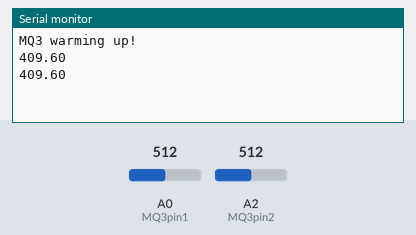
Bench run of a sketch on a simulated Arduino Uno, built with avr-gcc and run on an emulated ATmega328P. Shown: the last lines printed to the serial monitor. Inputs (shaded band) come from the test bench; at power-on: A0 (MQ3pin1) = 512, A2 (MQ3pin2) = 512.

Above: at 1.8 s.
1.9 s: A0 (MQ3pin1) set to 716
At 2.4 s:
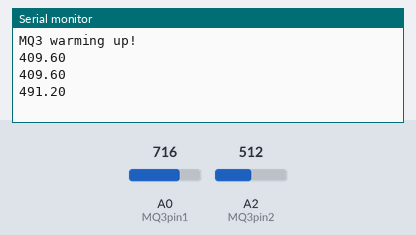
3.4 s: A2 (MQ3pin2) set to 716
At 4.7 s:
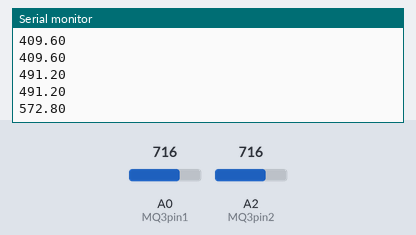
4.9 s: A0 (MQ3pin1) set to 900
At 5.8 s:
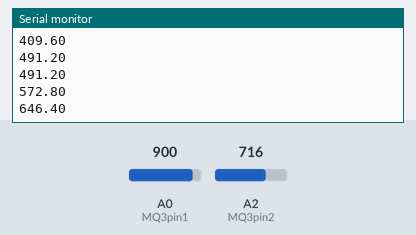
6.4 s: A2 (MQ3pin2) set to 900
At 7.5 s:
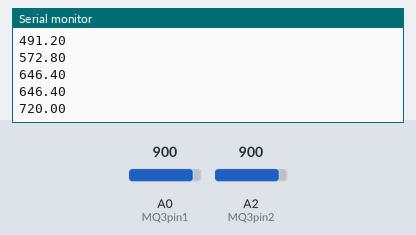
Timing chart, 0 to 8.9 s (numbered marks = the images above; inputs shaded):
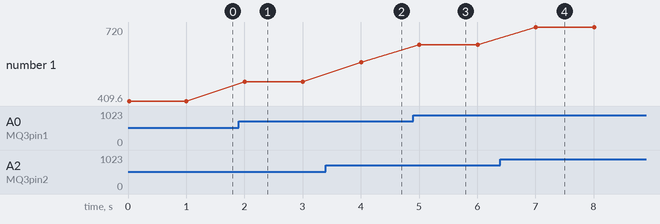

Measured:
- after the input at 1.9 s, the serial monitor: prints a new line after 0.10 s (image 1)
- after the input at 3.4 s, the serial monitor: prints a new line after 0.60 s (image 2)
- after the input at 4.9 s, the serial monitor: prints a new line after 0.10 s (image 3)
- after the input at 6.4 s, the serial monitor: prints a new line after 0.61 s (image 4)
- plotted number 1: 409.6 → 491.2 after the input at 1.9 s, 491.2 → 572.8 after the input at 3.4 s, 572.8 → 646.4 after the input at 4.9 s, 646.4 → 720 after the input at 6.4 s

The sketch:

Arduinocodeserialcomm.ino
```cpp
#define MQ3pin1 A0
#define MQ3pin2 A2

float sensorValue;  //variable to store sensor value
#include<SoftwareSerial.h>

SoftwareSerial mySerial(10, 11);
void setup() {
	Serial.begin(9600); // sets the serial port to 9600
	Serial.println("MQ3 warming up!");
	 // allow the MQ3 to warm up
}

void loop() {
	float sensorValue1 = analogRead(MQ3pin1); // read analog input pin 0
  float sensorValue2 = analogRead(MQ3pin2);
//  Serial.print("Sensor Value1: ");
//  Serial.println(sensorValue1);
//  Serial.print("Sensor Value2: ");
//  Serial.println(sensorValue2);

//  Serial.print("Average:");
  float Average = (sensorValue1+sensorValue2)/2.5;
  Serial.print(Average);
  Serial.println();
	delay(1000); // wait 2s for next reading
}
```
